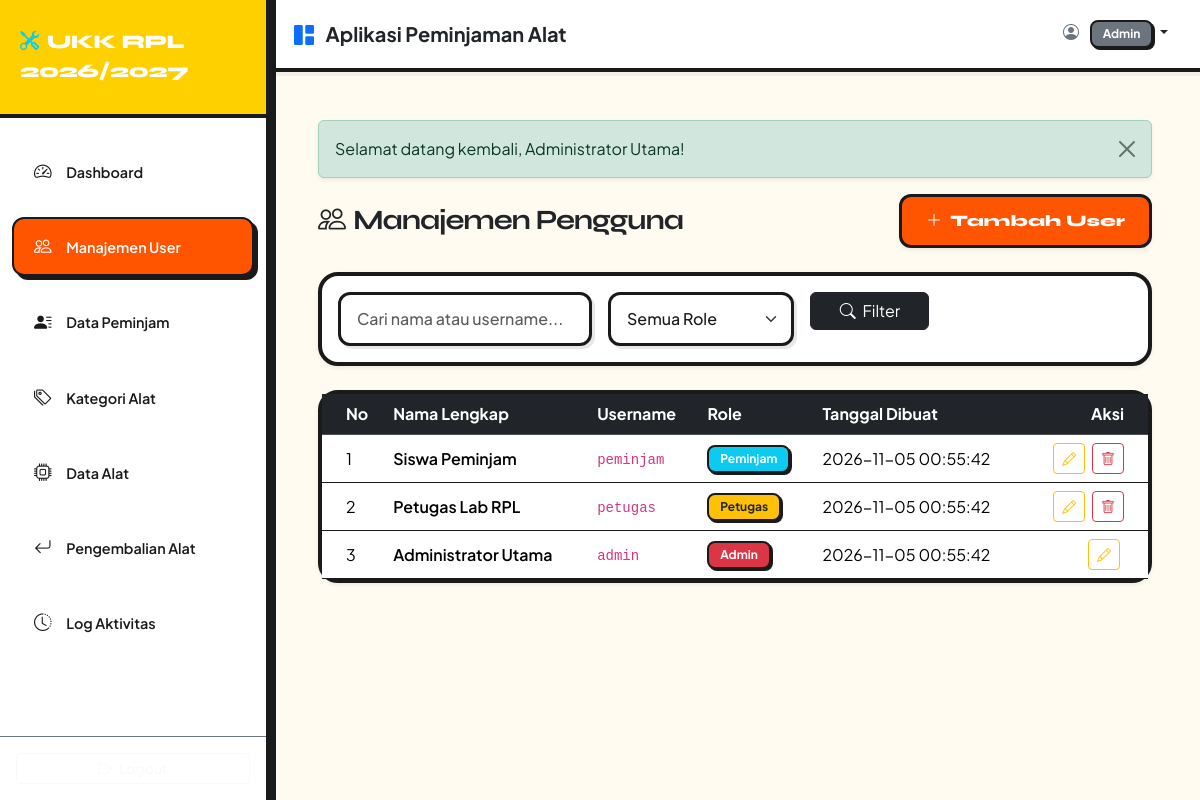
The page /public/index.php?route=admin/users (signed in) on the database its author committed.
### tables this page shows
CREATE TABLE users (
    id_user INT AUTO_INCREMENT PRIMARY KEY,
    nama_lengkap VARCHAR(100) NOT NULL,
    username VARCHAR(50) NOT NULL UNIQUE,
    password VARCHAR(255) NOT NULL,
    role ENUM('admin', 'petugas', 'peminjam') NOT NULL,
    created_at TIMESTAMP DEFAULT CURRENT_TIMESTAMP,
    INDEX idx_username (username),
    INDEX idx_role (role)
);

### controllers/UserController.php (called while the page is built, shortened)
<?php
require_once __DIR__ . '/../models/User.php';
class UserController {
    public function index() {
        $userModel = new User();
        $roleFilter = $_GET['role'] ?? '';
        $search = $_GET['search'] ?? '';
        $users = $userModel->getAll($roleFilter, $search);
        $config = include __DIR__ . '/../config/app.php';
        require_once __DIR__ . '/../views/admin/users/index.php';
    }
}

### public/index.php (called while the page is built, shortened)
<?php
require_once __DIR__ . '/../config/app.php';
require_once __DIR__ . '/../routes/web.php';

### config/app.php (called while the page is built)
<?php
return [
    'app_name' => 'Aplikasi Peminjaman Alat UKK RPL',
    'app_version' => '1.0.0',
    'base_url' => 'http://localhost/aplikasi-peminjaman-1/public',
    'denda_per_hari' => 5000.00
];

### config/database.php (called while the page is built)
<?php
class Database {
    private static $instance = null;
    private $pdo;
    private $host = 'localhost';
    private $db_name = 'db_peminjaman';
    private $username = 'root';
    private $password = '';
    private function __construct() {
        try {
            $dsn = "mysql:host=" . $this->host . ";dbname=" . $this->db_name . ";charset=utf8mb4";
            $options = [
                PDO::ATTR_ERRMODE => PDO::ERRMODE_EXCEPTION,
                PDO::ATTR_DEFAULT_FETCH_MODE => PDO::FETCH_ASSOC,
                PDO::ATTR_EMULATE_PREPARES => false,
            ];
            $this->pdo = new PDO($dsn, $this->username, $this->password, $options);
        } catch(PDOException $e) {
            die("Koneksi Database Gagal: " . $e->getMessage());
        }
    }
    public static function getInstance() {
        if (self::$instance === null) {
            self::$instance = new self();
        }
        return self::$instance;
    }
    public function getConnection() {
        return $this->pdo;
    }
}

### models/User.php (called while the page is built, shortened)
<?php
require_once __DIR__ . '/../config/database.php';
class User {
    private $db;
    public function __construct() {
        $this->db = Database::getInstance()->getConnection();
    }
    public function getAll($role = null, $search = null) {
        $sql = "SELECT id_user, nama_lengkap, username, role, created_at FROM users WHERE 1=1";
        $params = [];
        $sql .= " ORDER BY id_user DESC";
        $stmt = $this->db->prepare($sql);
        $stmt->execute($params);
        return $stmt->fetchAll();
    }
}

### views/admin/users/index.php (the view, shortened to what this page needs)
<?php
require_once __DIR__ . '/../../layouts/header.php';
require_once __DIR__ . '/../../layouts/sidebar.php';
require_once __DIR__ . '/../../layouts/navbar.php';
?>
<div class="d-flex justify-content-between align-items-center mb-4">
    <h3 class="fw-bold text-dark m-0"><i class="bi bi-people me-2"></i>Manajemen Pengguna</h3>
    <a href="<?php echo $config['base_url']; ?>/index.php?route=admin/users/create" class="btn btn-primary shadow-sm">
        <i class="bi bi-plus-lg me-1"></i> Tambah User
    </a>
</div>
<div class="card shadow-sm mb-4">
    <div class="card-body">
        <form method="GET" action="" class="row g-3">
            <div class="col-md-4">
                <input type="text" name="search" class="form-control" placeholder="Cari nama atau username..." value="<?php echo htmlspecialchars($_GET['search'] ?? ''); ?>">
            </div>
            <div class="col-md-3">
                <select name="role" class="form-select">
                    <option value="">Semua Role</option>
                </select>
            </div>
            <div class="col-md-2">
                <button type="submit" class="btn btn-dark w-100"><i class="bi bi-search me-1"></i> Filter</button>
            </div>
        </form>
    </div>
</div>
<div class="card shadow-sm">
    <div class="card-body p-0">
        <div class="table-responsive">
            <table class="table table-hover align-middle mb-0">
                <thead class="table-dark">
                    <tr>
                        <th class="ps-4">No</th>
                        <th>Nama Lengkap</th>
                        <th>Username</th>
                        <th>Role</th>
                        <th>Tanggal Dibuat</th>
                        <th class="text-end pe-4">Aksi</th>
                    </tr>
                </thead>
                <tbody>
                    <?php if (empty($users)): ?>
                        <tr><td colspan="6" class="text-center py-4 text-muted">Tidak ada data pengguna.</td></tr>
                    <?php else: ?>
                        <?php foreach ($users as $index => $u): ?>
                            <tr>
                                <td class="ps-4"><?php echo $index + 1; ?></td>
                                <td class="fw-semibold"><?php echo htmlspecialchars($u['nama_lengkap']); ?></td>
                                <td><code><?php echo htmlspecialchars($u['username']); ?></code></td>
                                <td>
                                    <span class="badge bg-<?php echo ($u['role'] === 'admin') ? 'danger' : (($u['role'] === 'petugas') ? 'warning text-dark' : 'info'); ?> text-capitalize">
                                        <?php echo $u['role']; ?>
                                    </span>
                                </td>
                                <td><?php echo $u['created_at']; ?></td>
                                <td class="text-end pe-4">
                                    <a href="<?php echo $config['base_url']; ?>/index.php?route=admin/users/edit&id=<?php echo $u['id_user']; ?>" class="btn btn-sm btn-outline-warning me-1" title="Edit">
                                        <i class="bi bi-pencil"></i>
                                    </a>
                                    <?php if ($u['id_user'] != $_SESSION['user_id']): ?>
                                        <a href="<?php echo $config['base_url']; ?>/index.php?route=admin/users/delete&id=<?php echo $u['id_user']; ?>" class="btn btn-sm btn-outline-danger" onclick="return confirm('Yakin ingin menghapus pengguna ini?');" title="Hapus">
                                            <i class="bi bi-trash"></i>
                                        </a>
                                    <?php endif; ?>
                                </td>
                            </tr>
                        <?php endforeach; ?>
                    <?php endif; ?>
                </tbody>
            </table>
        </div>
    </div>
</div>
<?php require_once __DIR__ . '/../../layouts/footer.php'; ?>

### views/layouts/header.php (style rules this page uses)
:root { --ov-bg: #fffbf0; --ov-surface: #ffffff; --ov-text: #1a1a1a; --ov-muted: #666666; --ov-border: #1a1a1a; --ov-accent: #ff5500; --ov-yellow: #ffd000; }
body { background-color: var(--ov-bg); color: var(--ov-text); font-family: 'Plus Jakarta Sans', sans-serif; min-height: 100vh; }
h1, h2, h3, h4, h5, .brand-font { font-family: 'Syne', sans-serif; font-weight: 800; letter-spacing: -0.04em; }
.card { background-color: var(--ov-surface); border: 4px solid var(--ov-border); border-radius: 20px; box-shadow: 6px 6px 0 0 var(--ov-border); transition: all 0.15s ease; }
.table { color: var(--ov-text) !important; border-color: var(--ov-border) !important; }
.form-control, .form-select { background-color: #ffffff; border: 3px solid var(--ov-border); border-radius: 12px; color: var(--ov-text); font-weight: 500; padding: 0.75rem 1rem; box-shadow: 3px 3px 0 0 rgba(26, 26, 26, 0.1); }
.btn-primary { background-color: var(--ov-accent); border: 3px solid var(--ov-border); border-radius: 12px; font-family: 'Syne', sans-serif; font-weight: 800; padding: 0.75rem 1.5rem; box-shadow: 4px 4px 0 0 var(--ov-border); transition: all 0.15s ease; color: #fff; }
.badge { border: 2px solid var(--ov-border); border-radius: 8px; font-weight: 700; padding: 0.5em 0.9em; box-shadow: 2px 2px 0 0 var(--ov-border); }

### rows shown on the page
users: nama_lengkap "Siswa Peminjam", username "peminjam", role "Peminjam", created_at "2026-11-05 00:55:42"
users: nama_lengkap "Petugas Lab RPL", username "petugas", role "Petugas", created_at "2026-11-05 00:55:42"
users: nama_lengkap "Administrator Utama", username "admin", role "Admin", created_at "2026-11-05 00:55:42"

### other values the page prints
$_SESSION['role'] "Admin"
$flash['message'] "Selamat datang kembali, Administrator Utama!"
